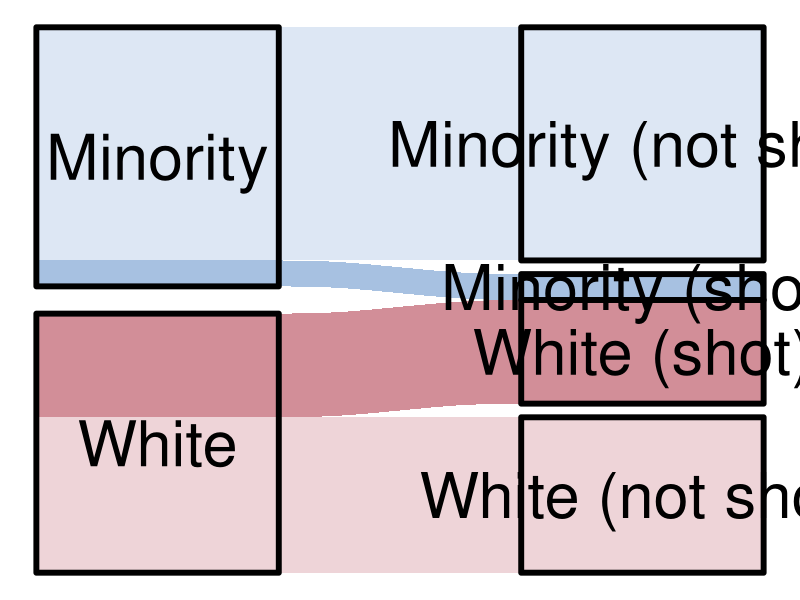
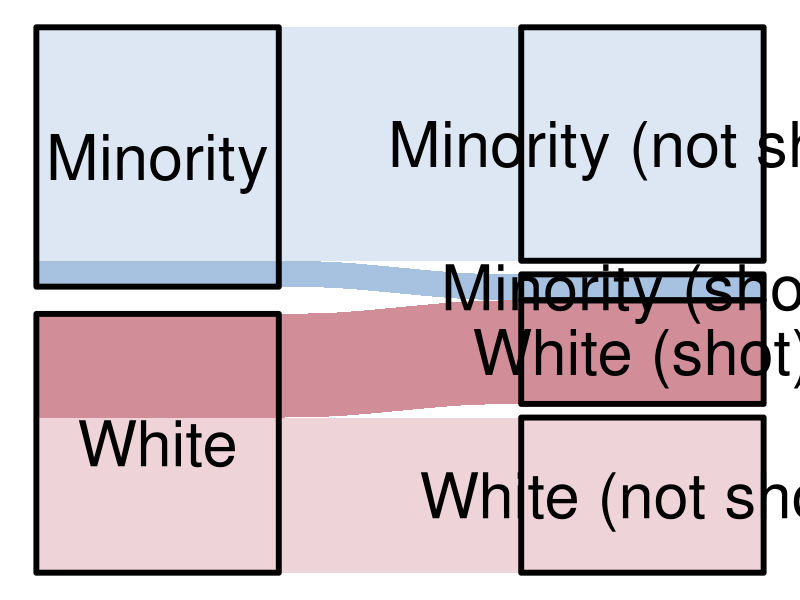
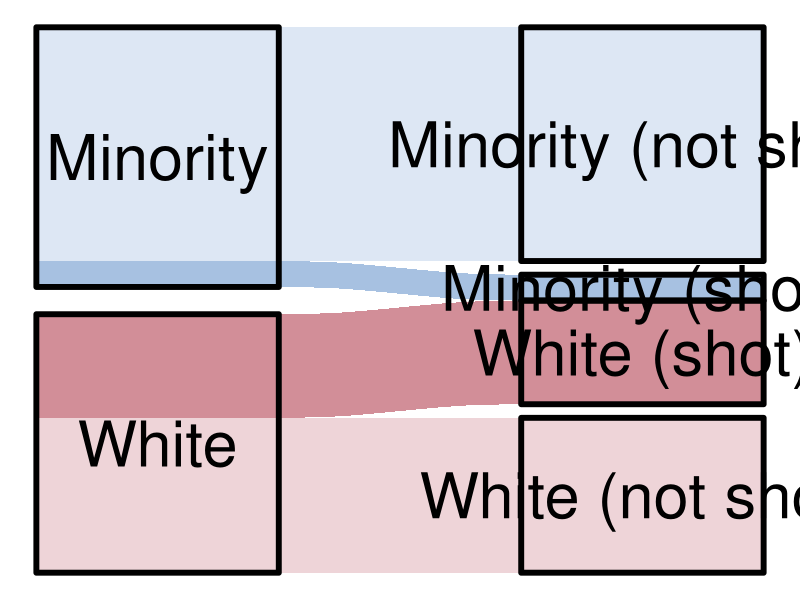
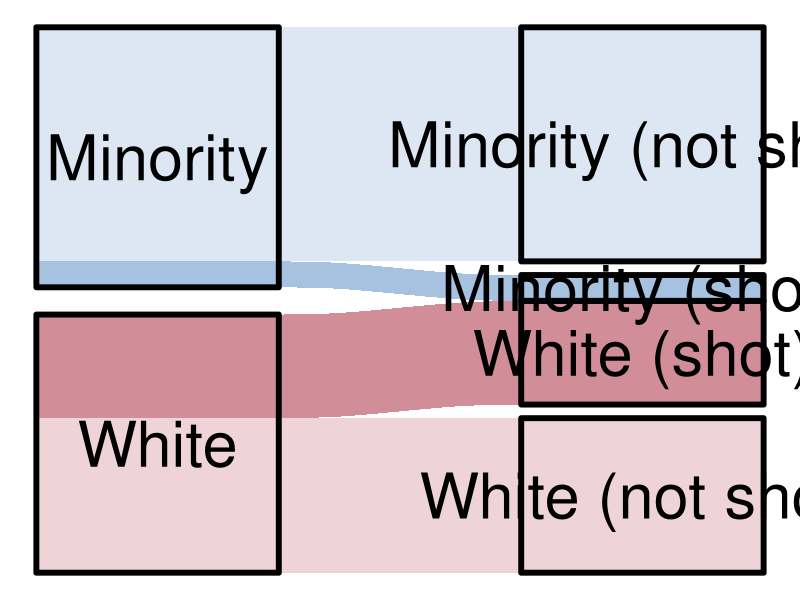
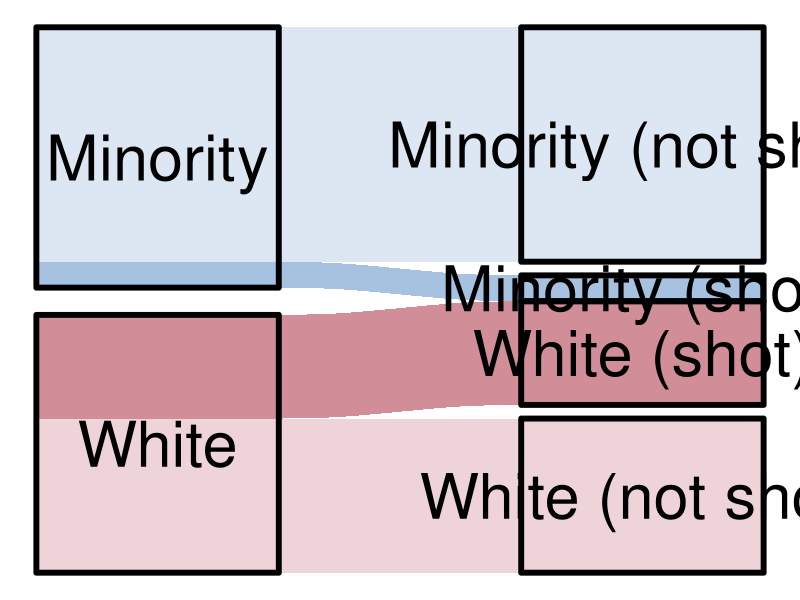
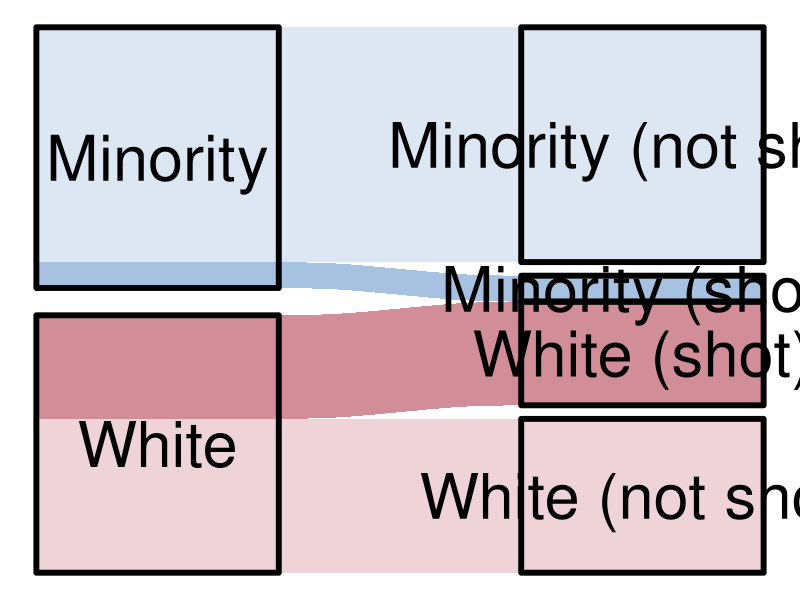
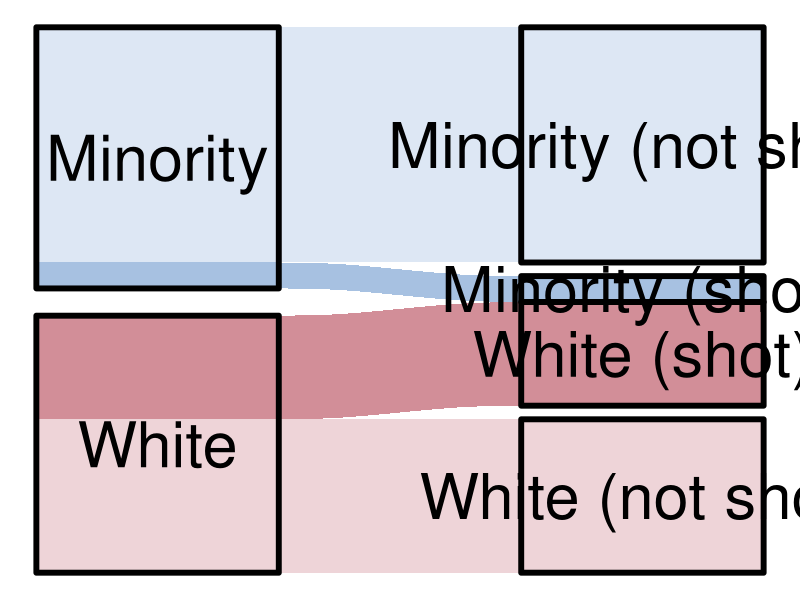
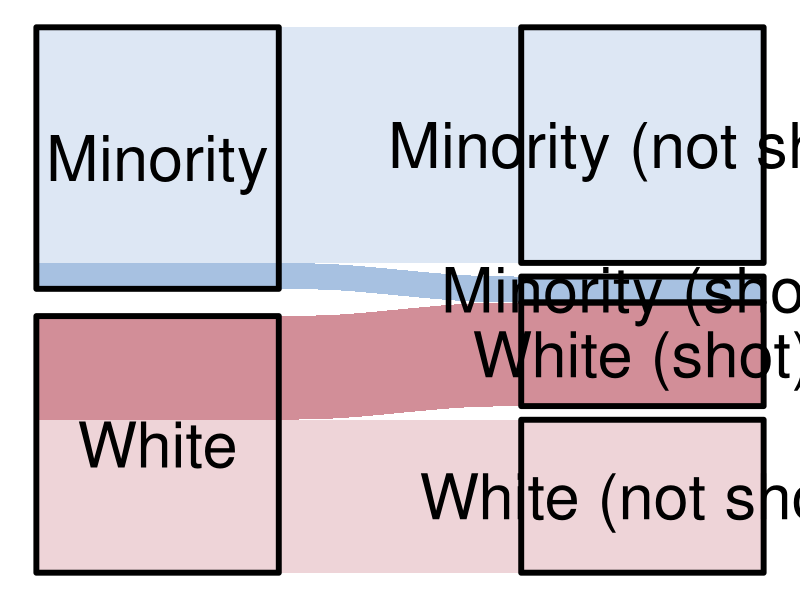

These charts were generated, in order, by the following R code: (Note: this script raises an error after producing the figures.)
library(Cairo)
library(data.table)
library(ggplot2)
library(ggalluvial)

`%.%` <- paste0

# graphics setup ===============================================================

minority_color <- '#4E84C4'
white_color <- '#A51C30'

CairoFonts(regular = 'Raleway:Regular',
           bold = 'Raleway:Bold',
           italic = 'Raleway:Italic'
           )



# loop over unknown quantities, make plot ======================================

p_shot <- .25
space <- .05

logistic_interpolation <- function(start, end, steps, speed){
  mixture <- 1 / (1 + exp(-1/speed * seq(-5, 5, length.out = steps + 1)))
  mixture <- mixture - min(mixture)
  mixture <- mixture / max(mixture)
  return(mixture * end + (1 - mixture) * start)
}



## 80-20 to 5-95 minority-white ================================================


interpolation_50_80 <- logistic_interpolation(.5, .8, steps = 100, speed = 1.33)

for (i in 1:101){

  p_minority <- interpolation_50_80[i]
  p_white <- 1 - p_minority
  p_minority_cond_shot <- .2
  p_white_cond_shot <- .8
  p_minority_cond_not_shot <-
    (p_minority - p_minority_cond_shot * p_shot) / (1 - p_shot)
  p_white_cond_not_shot <-
    (p_white - p_white_cond_shot * p_shot) / (1 - p_shot)

  d <- data.table(
    Race = c('Minority',
             'Minority',
             'Race_space1',
             'Race_space1',
             'White',
             'White'
             ),
    RaceAction = c('Minority (shot)',
                   'Minority (not shot)',
                   'RaceAction_space1',
                   'RaceAction_space2',
                   'White (shot)',
                   'White (not shot)'
                   ),
    hide = c('no',
             'no',
             'yes',
             'yes',
             'no',
             'no'
             ),
    p = c(p_minority_cond_shot * p_shot * (1 - space),
          p_minority_cond_not_shot * (1 - p_shot) * (1 - space),
          space / 2,
          space / 2,
          p_white_cond_shot * p_shot * (1 - space),
          p_white_cond_not_shot * (1 - p_shot) * (1 - space)
          )
  )
  d[,
    Race := factor(Race,
                   levels = c('Minority',
                              'Race_space1',
                              'White'
                              )
                   )
    ]
  d[,
    RaceAction := factor(RaceAction,
                         levels = c('Minority (not shot)',
                                    'RaceAction_space1',
                                    'Minority (shot)',
                                    'White (shot)',
                                    'RaceAction_space2',
                                    'White (not shot)'
                                    )
                         )
    ]
  d[, p := round(p, 6)]

  p <- ggplot(d,
              aes(y = p, axis1 = Race, axis2 = RaceAction)
              ) +
    geom_alluvium(aes(fill = RaceAction
                      ),
                  width = 1/2
                  ) +
    geom_stratum(aes(color = hide),
                 width = 1/2,
                 size = 2,
                 fill = NA,
                 ) +
    scale_fill_manual(values = c(
      'Minority (shot)' = minority_color,
      'Minority (not shot)' = minority_color %.% '60',
      'RaceAction_space1' = '#FFFFFF00',
      'RaceAction_space2' = '#FFFFFF00',
      'White (shot)' = white_color,
      'White (not shot)' = white_color %.% '60'
    )) +
    scale_color_manual(values = c(
      no = 'black',
      yes = '#FFFFFF00'
    )) +
    geom_text(stat = "stratum",
              aes(label = after_stat(stratum),
                  color = hide
                  ),
              size = 16
              ) +
    theme_void() +
    theme(legend.position = 'none')

  CairoPNG(sprintf('sankey/minority_50_to_80_%03.0f.png', i),
           width = 1600,
           height = 2400
           )
  print(p)
  dev.off()

}
## ffmpeg -y -framerate 40 -pattern_type glob -i 'minority_50_to_80_*.png' -c:v libx264 -pix_fmt yuv420p minority_50_to_80.mp4



## 50-50 to 80-20 minority-white ===============================================

interpolation_80_05 <- logistic_interpolation(.8, .05, steps = 100, speed = 1.33)

for (i in 1:101){

  p_minority <- interpolation_80_05[i]
  p_white <- 1 - p_minority
  p_minority_cond_shot <- .2
  p_white_cond_shot <- .8
  p_minority_cond_not_shot <-
    (p_minority - p_minority_cond_shot * p_shot) / (1 - p_shot)
  p_white_cond_not_shot <-
    (p_white - p_white_cond_shot * p_shot) / (1 - p_shot)

  d <- data.table(
    Race = c('Minority',
             'Minority',
             'Race_space1',
             'Race_space1',
             'White',
             'White'
             ),
    RaceAction = c('Minority (shot)',
                   'Minority (not shot)',
                   'RaceAction_space1',
                   'RaceAction_space2',
                   'White (shot)',
                   'White (not shot)'
                   ),
    hide = c('no',
             'no',
             'yes',
             'yes',
             'no',
             'no'
             ),
    p = c(p_minority_cond_shot * p_shot * (1 - space),
          p_minority_cond_not_shot * (1 - p_shot) * (1 - space),
          space / 2,
          space / 2,
          p_white_cond_shot * p_shot * (1 - space),
          p_white_cond_not_shot * (1 - p_shot) * (1 - space)
          )
  )
  d[,
    Race := factor(Race,
                   levels = c('Minority',
                              'Race_space1',
                              'White'
                              )
                   )
    ]
  d[,
    RaceAction := factor(RaceAction,
                         levels = c('Minority (not shot)',
                                    'RaceAction_space1',
                                    'Minority (shot)',
                                    'White (shot)',
                                    'RaceAction_space2',
                                    'White (not shot)'
                                    )
                         )
    ]
  d[, p := round(p, 6)]

  p <- ggplot(d,
              aes(y = p, axis1 = Race, axis2 = RaceAction)
              ) +
    geom_alluvium(aes(fill = RaceAction
                      ),
                  width = 1/2
                  ) +
    geom_stratum(aes(color = hide),
                 width = 1/2,
                 size = 2,
                 fill = NA,
                 ) +
    scale_fill_manual(values = c(
      'Minority (shot)' = minority_color,
      'Minority (not shot)' = minority_color %.% '60',
      'RaceAction_space1' = '#FFFFFF00',
      'RaceAction_space2' = '#FFFFFF00',
      'White (shot)' = white_color,
      'White (not shot)' = white_color %.% '60'
    )) +
    scale_color_manual(values = c(
      no = 'black',
      yes = '#FFFFFF00'
    )) +
    geom_text(stat = "stratum",
              aes(label = after_stat(stratum),
                  color = hide
                  ),
              size = 16
              ) +
    theme_void() +
    theme(legend.position = 'none')

  CairoPNG(sprintf('sankey/minority_80_to_05_%03.0f.png', i),
           width = 1600,
           height = 2400
           )
  print(p)
  dev.off()

}
## ffmpeg -y -framerate 40 -pattern_type glob -i 'minority_80_to_05_*.png' -c:v libx264 -pix_fmt yuv420p minority_80_to_05.mp4
